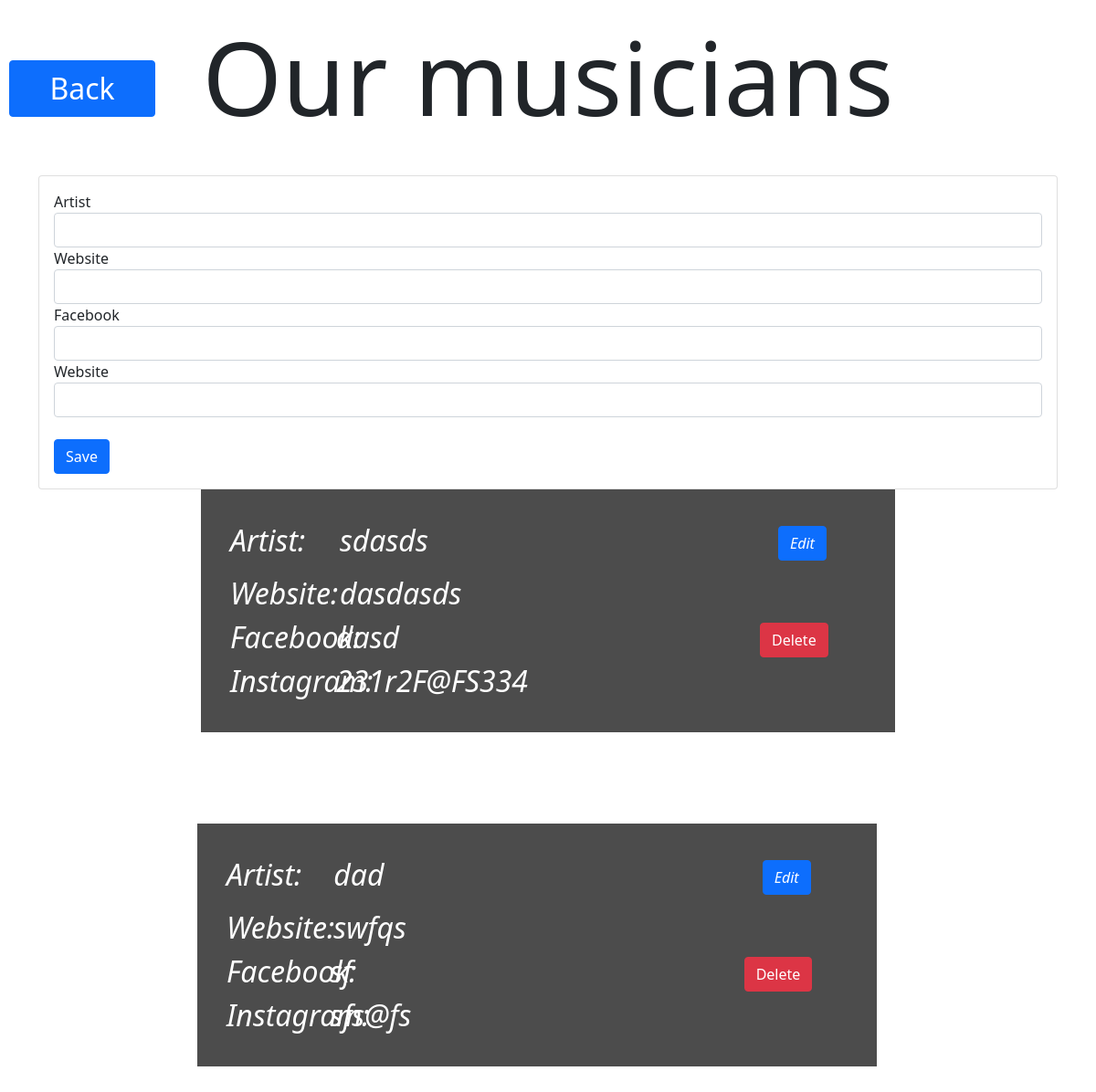
The app's page /admin/admin_contact.php with its own data.
### tables this page shows
CREATE TABLE `contact` (
  `id` int NOT NULL AUTO_INCREMENT,
  `fullname` varchar(30) NOT NULL,
  `website` varchar(30) NOT NULL,
  `facebook` varchar(30) NOT NULL,
  `instagram` varchar(30) NOT NULL,
  PRIMARY KEY (`id`)
);

### admin/admin_contact.php (the view, shortened to what this page needs)
<?php
$result = mysqli_query($conn,"SELECT * FROM contact");
?>
<!DOCTYPE html>
<html lang="en">
<head>
    <link href="https://cdn.jsdelivr.net/npm/bootstrap@5.0.0-beta1/dist/css/bootstrap.min.css" rel="stylesheet">
    <link rel="stylesheet" href="../styling.css?version=51">
</head>
<body>
<div class="row first_row" id="top">
    <div class="col-2">
        <a href="admin_main.php" type="button" class="btn btn-primary back">Back</a>
    </div>
    <div class="col-8 main_sign text-black">Our musicians</div>
    <div class="col-2"></div>
</div>
    <div class="container">
        <div class="card mt-4">
            <div class="card-body">
                <form method="post" action="../php/process_contact.php">
                    <div class="form-group">
                        <label for="fullname">Artist</label>
                        <input type="text" class="form-control" id="fullname" name="fullname">
                    </div>
                    <div class="form-group">
                        <label for="website">Website</label>
                        <input type="text" class="form-control" id="website" name="website">
                    </div>
                    <div class="form-group">
                        <label for="facebook">Facebook</label>
                        <input type="text" class="form-control" id="facebook" name="facebook">
                    </div>
                    <div class="form-group">
                        <label for="instagram">Website</label>
                        <input type="email" class="form-control" id="instagram" name="instagram">
                    </div>
                    <button type="submit" class="btn btn-primary mt-4" name="save">Save</button>
                </form>
            </div>
        </div>
<?php
if (mysqli_num_rows($result) > 0) {
    while($row = mysqli_fetch_array($result)) {
?>
        <div class="row main" id="name_<?php echo $row['id']; ?>">
            <div class="col-2"></div>
                <div class="col-lg-8 col-sm-12 text-white central">
                    <div class="row first_level">
                        <div class="col-2">
                            Artist:
                        </div>
                        <div class="col-lg-8 col-sm-2 info">
                            <span id="name_<?php echo $row['id']; ?>_full_name"><?php echo $row["fullname"];?></span>
                        </div>
                        <div class="col-2">
                            <a href="#top" class="btn btn-primary" onclick="copyToForm(<?php echo $row['id']; ?>)">Edit</a>
                        </div>
                    </div>
                    <div class="row second_level">
                        <div class="col-2">
                            Website:
                        </div>
                        <div class="col-lg-8 col-sm-2 info">
                            <span id="name_<?php echo $row['id']; ?>_website"><?php echo $row["website"];?></span>
                        </div>
                        <div class="row second_level">
                            <div class="col-2">
                                Facebook:
                            </div>
                            <div class="col-lg-8 col-sm-2 info">
                                <span id="name_<?php echo $row['id']; ?>_facebook"><?php echo $row["facebook"];?></span>
                            </div>
                        <div class="col-2">
                            <form method="post" action="../php/delete_contact.php">
                            <button class="btn btn-danger" type="submit" name="delete">Delete</button>
                            </form>
                        </div>
                    </div>
                    <div class="row third_level">
                        <div class="col-2">
                            Instagram:
                        </div>
                        <div class="col-lg-8 col-sm-2 info">
                            <span id="name_<?php echo $row['id']; ?>_instagram"><?php echo $row["instagram"];?></span>
                        </div>
                    </div>
            </div>
        </div>
<?php
    }
}
else {
    echo "No result found";
}
?>
    </div>
  </body>
</html>

### styling.css (style rules this page uses)
.central { margin-bottom: 100px; font-size: 2rem; font-style: italic; padding: 1em; }
.first_row { text-align: center; font-size: 7rem; }
.first_level { margin-bottom: 10px; }
.back { width: 10rem; font-size: 2rem; }
.central { background-color: rgba(0, 0, 0, 0.7); }

### records on screen
contact: fullname "sdasds", website "dasdasds", facebook "dasd", instagram "231r2F@FS334"
contact: fullname "dad", website "swfqs", facebook "sf", instagram "sfs@fs"
